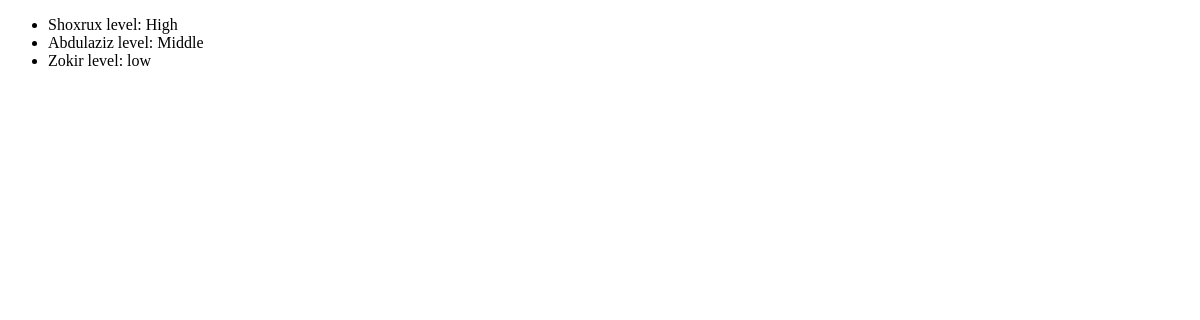
The app's page /courses/teacher/, older data.
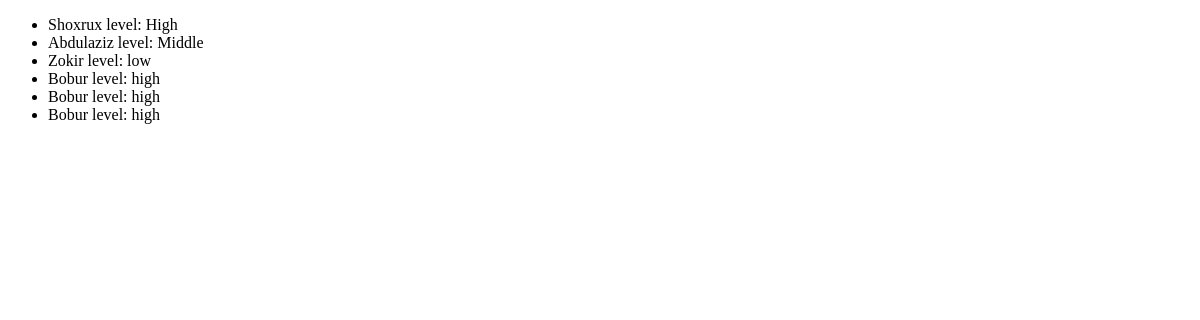
The same page, newer data.
### courses/models.py (models this page shows, shortened)
class Teacher(models.Model):
    HIGH = "high"
    MIDDLE = "middle"
    LOW = "low"
    LAVEL = (
        (HIGH, "High"),
        (MIDDLE, "Middle"),
        (LOW, "low")
    )
    first_name = models.CharField(max_length=250)
    last_name = models.CharField(max_length=250)
    degree = models.CharField(max_length=10, choices=LAVEL)

### courses/views.py (the view)
# urls.py: path('teacher/', teacher, name='teacher'),
def teacher(request):
    name = request.GET.get('search')
    if not name:
        teachers_list = Teacher.objects.all()
    else:
        teachers_list = Teacher.objects.filter(first_name__icontains=name)
    return render(request, 'courses/teacher.html', {'teachers': teachers_list})

### courses/templates/courses/teacher.html (shortened to what this page needs)
<!DOCTYPE html>
<html lang="en">
<head>
</head>
<body>
    {% if teachers  %}
        <ul>
            {% for teacher in teachers %}
                <li>{{ teacher.first_name }} level: {{ teacher.degree }}</li>
            {% endfor %}
        </ul>
    {% else %}
        <h3>No Teachers</h3>
    {% endif %}
</body>
</html>

Row changes from the older to the newer data that the page shows:
added Teacher: first_name "Bobur", degree "high"
added Teacher: first_name "Bobur", degree "high"
added Teacher: first_name "Bobur", degree "high"
